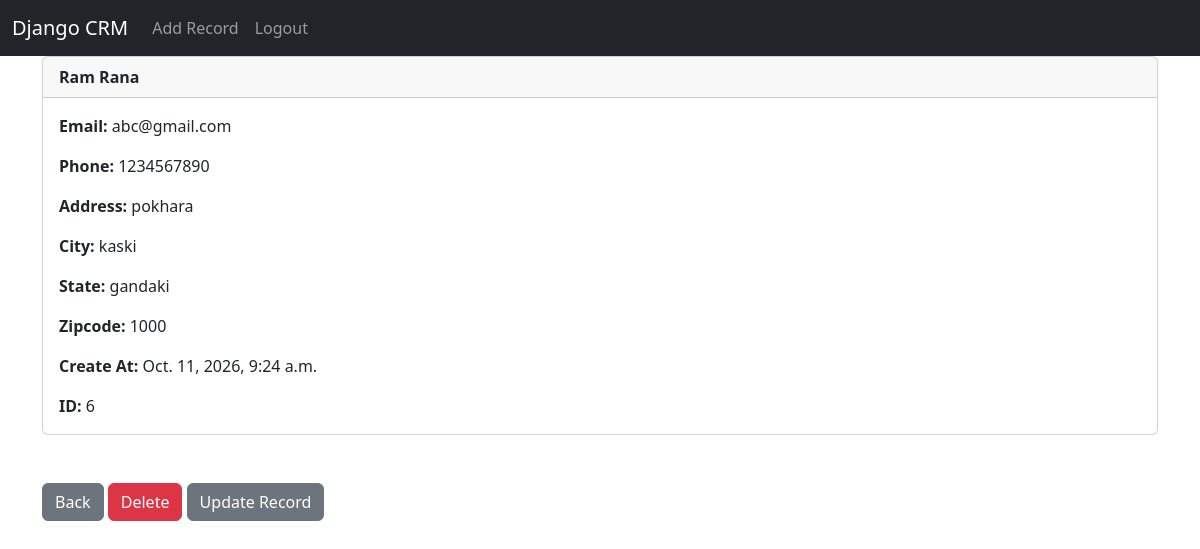
The app's page /record/6 (signed in) with its own data.
### website/models.py (models this page shows, shortened)
class Record(models.Model):
    created_at = models.DateTimeField(auto_now_add=True)
    first_name = models.CharField(max_length=50)
    last_name = models.CharField(max_length=50)
    email = models.CharField(max_length=100)
    phone = models.CharField(max_length=50)
    address = models.CharField(max_length=100)
    city = models.CharField(max_length=50)
    state = models.CharField(max_length=50)
    zipcode = models.CharField(max_length=20)

### website/views.py (the view)
# urls.py: path('record/<int:id>',views.customer_record,name='record'),
def customer_record(request,id):
    if request.user.is_authenticated:
        customer_record = Record.objects.get(id = id)
        return render(request,'record.html',{'customer_record':customer_record})
    else:
        messages.success(request,"You must be logged in to view that page..")
        return redirect('home')

### website/templates/record.html
{% extends 'base.html'%}
{% block content %}
<div class="card" >
  <div class="card-header "><strong>
    	{{ customer_record.first_name }}
		{{ customer_record.last_name }}</strong>
  </div>
  <div class="card-body">
<p class="card-text">
<strong>Email: </strong>{{ customer_record.email }}</p>
<p class="card-text">
<strong>Phone: </strong>{{ customer_record.phone }}
</p>
<p class="card-text">
<strong>Address: </strong>{{ customer_record.address }}</p>
<p class="card-text">
<strong>City: </strong>{{ customer_record.city }}</p>
<p class="card-text">
<strong>State: </strong>{{ customer_record.state }}</p>
<p class="card-text">
<strong>Zipcode: </strong>{{ customer_record.zipcode }}</p>
<p class="card-text">
<strong>Create At: </strong>{{ customer_record.created_at }}</p>
<p class="card-text">
<strong>ID: </strong>{{ customer_record.id }}</p>
  </div>
</div>
<br/><br/>
<a href="{% url 'home' %}" class="btn btn-secondary">Back</a>
<a href="{% url 'delete_record' customer_record.id %}" class="btn btn-danger">Delete</a>
<a href="{% url 'update_record' customer_record.id %}" class="btn btn-secondary">Update Record</a>
{% endblock%}

### records on screen
Record: first_name "Ram", last_name "Rana", email "abc@gmail.com", phone "1234567890", address "pokhara", city "kaski", state "gandaki", zipcode "1000", created_at "Oct. 11, 2026, 9:24 a.m.", id "6"
